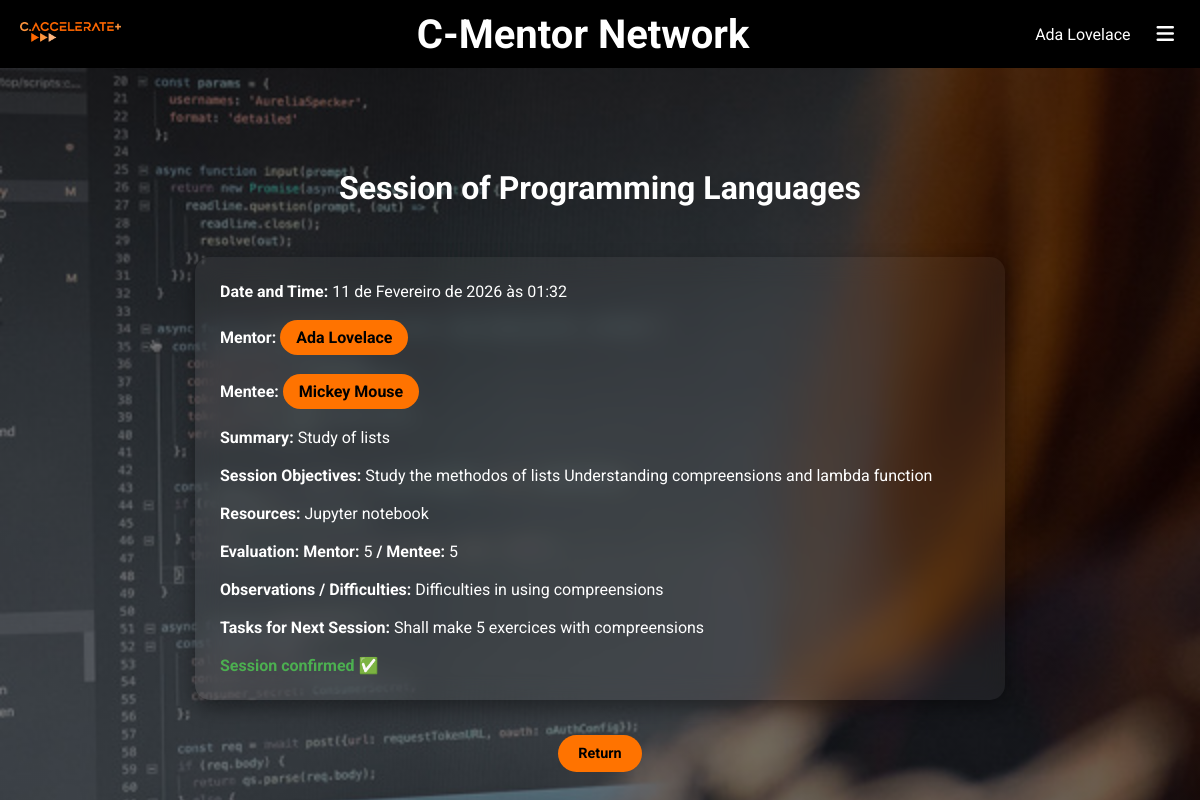
/vermais/41 (signed in), run on an earlier commit of the app's database.
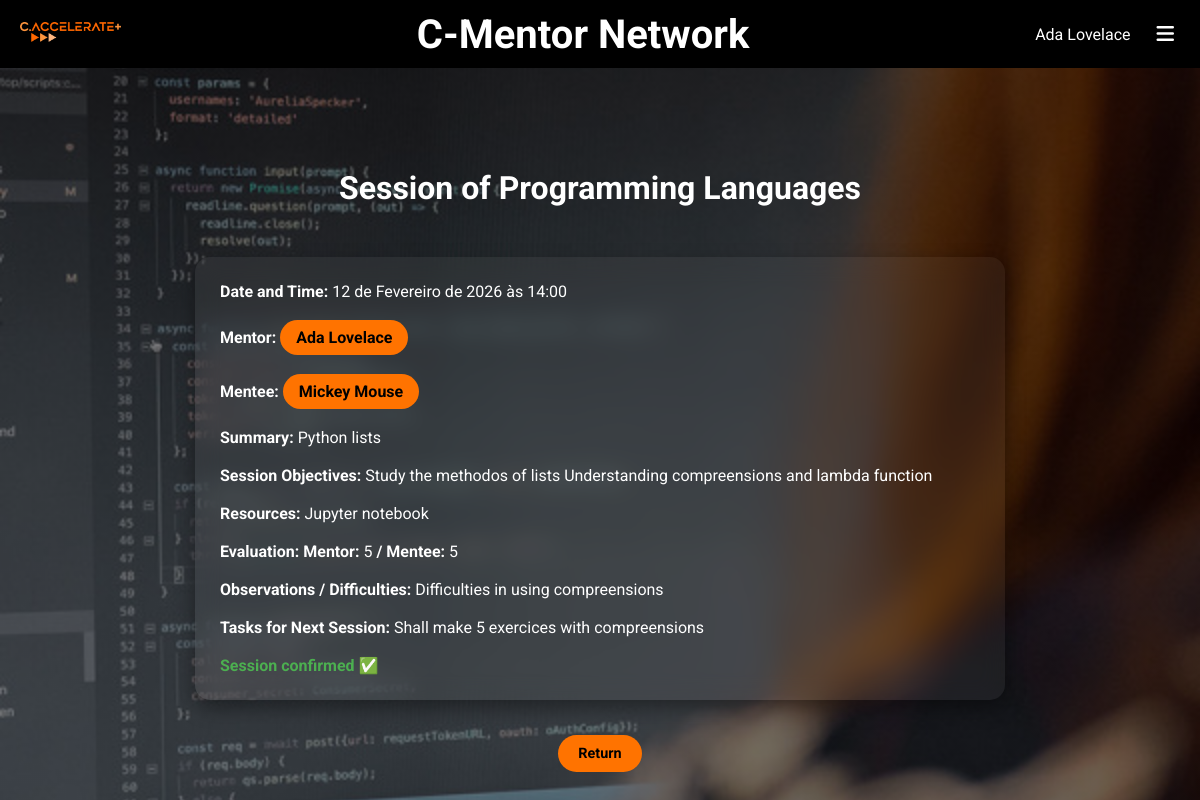
And on a later commit of the database.
### mentoria/models.py (models this page shows, shortened)
class Sessao(models.Model):
    diade = models.ForeignKey(Diade, on_delete=models.CASCADE, related_name='sessoes')
    data = models.DateTimeField()
    sumario = models.CharField(max_length=200)
    objetivo = models.CharField(max_length=200)
    recursos = models.CharField(max_length=200)
    avaliacao_mentor = models.IntegerField(null=True, blank=True, default=1,validators=[
            MaxValueValidator(5),
            MinValueValidator(1)
        ])
    avaliacao_mentorando = models.IntegerField(null=True, blank=True, default=1,validators=[
            MaxValueValidator(5),
            MinValueValidator(1)
        ])
    observacoes = models.CharField(max_length=200)
    planificacao_proxima_sessao = models.CharField(max_length=200)
    confirmado = models.BooleanField(default=False)
    reportado = models.BooleanField(default=False)

class Diade(models.Model):
    ano_lectivo = models.ForeignKey(AnoLectivo, on_delete=models.CASCADE, related_name='diades', default=1)
    mentor =  models.ForeignKey(Mentor, on_delete=models.CASCADE, related_name='diades_mentor')
    mentorando =  models.ForeignKey(Mentorando, on_delete=models.CASCADE, related_name='diades_mentorando')
    ativo = models.BooleanField(null=True, blank=True, default=True)
    data_criacao = models.DateField(auto_now_add=True)

class Mentor(models.Model):
    aluno = models.ForeignKey(Aluno, on_delete=models.CASCADE, related_name='mentorias')
    ano_lectivo = models.ForeignKey(AnoLectivo, on_delete=models.CASCADE, related_name='mentorias')
    disciplina = models.ForeignKey(Disciplina, on_delete=models.CASCADE, related_name='mentorias')
    nota = models.IntegerField(null=True, blank=True, default=None)
    ativo = models.BooleanField(null=True, blank=True, default=True)

class Mentorando(models.Model):
    aluno = models.ForeignKey(Aluno, on_delete=models.CASCADE, related_name='mentorandias')
    ano_lectivo = models.ForeignKey(AnoLectivo, on_delete=models.CASCADE, related_name='mentorandias')
    disciplina = models.ForeignKey(Disciplina, on_delete=models.CASCADE, related_name='mentorandias')
    ativo = models.BooleanField(null=True, blank=True, default=True)

### app/models.py (models this page shows, shortened)
class Disciplina(models.Model):
    nome = models.CharField(max_length=100)
    ano = models.IntegerField(null=True, blank=True)
    semestre = models.IntegerField(null=True, blank=True)
    alunos = models.ManyToManyField(
        Aluno, related_name='disciplinas')
    def __str__(self):
        return self.nome

class Aluno(models.Model):
    ANO_CHOICES = [(1, 1), (2, 2), (3, 3)]
    user = models.OneToOneField(User, on_delete=models.CASCADE, default=None)
    numero = models.CharField(max_length=100)
    curso = models.ForeignKey(
        Curso, on_delete=models.CASCADE, related_name='alunos')
    ano = models.IntegerField(choices=ANO_CHOICES, null=True)
    @property
    def nome_completo(self):
        return self.user.first_name + ' ' + self.user.last_name.split()[-1]
    class Meta:
        ordering = ['user__first_name', 'user__last_name']
    def __str__(self):
        return self.nome_completo

### mentoria/views.py (the view)
# urls.py: path('vermais/<int:sessao_id>', views.vermais_view, name='vermais'),
@login_required
def vermais_view(request, sessao_id):
    ano = AnoLectivo.objects.get(ano='25-26')
    sessao = Sessao.objects.get(id=sessao_id)
    return render(request, 'mentoria/ver_mais.html', {'sessao': sessao, 'ano': ano, 'semestre':semestre})

### mentoria/templatetags/custom_filters.py (called while the page is built)
@register.filter(name='in_group')
def in_group(user, group_name):
    return user.groups.filter(name=group_name).exists()

### mentoria/templates/mentoria/ver_mais.html (shortened to what this page needs)
{% extends "app/base.html" %}
{% block main %}
<main>
<h1>Session of {{ sessao.diade.mentor.disciplina }}</h1>
<div class="disciplina">
    <b>Date and Time:</b> {{ sessao.data }}
    <br><br>
    <b>Mentor:</b>
    <a class="mentor-link" href="{% url 'perfil' sessao.diade.mentor.aluno.id %}" target="_blank">
        {{ sessao.diade.mentor.aluno }}
    </a>
    <br><br>
    <b>Mentee:</b>
    <a class="mentee-link" href="{% url 'perfil' sessao.diade.mentorando.aluno.id %}" target="_blank">
        {{ sessao.diade.mentorando.aluno }}
    </a>
    <br><br>
    <b>Summary:</b> {{ sessao.sumario }}
    <br><br>
    <b>Session Objectives:</b> {{ sessao.objetivo }}
    <br><br>
    <b>Resources:</b> {{ sessao.recursos }}
    <br><br>
    <b>Evaluation:</b> <b>Mentor:</b> {{ sessao.avaliacao_mentor }} <b>/ Mentee:</b> {{ sessao.avaliacao_mentorando }}
    <br><br>
    <b>Observations / Difficulties:</b> {{ sessao.observacoes }}
    <br><br>
    <b>Tasks for Next Session:</b> {{ sessao.planificacao_proxima_sessao }}
    <br><br>
    {% if not sessao.confirmado %}
        <span class="note">Note: Session to be confirmed by the mentee</span>
    {% else %}
        <span class="confirmed">Session confirmed ✅</span>
    {% endif %}
</div>
<a href="{% url 'mentores' %}" class="sessão">Return</a>
</main>
{% endblock main %}

What changed in the data, as far as the page shows it:
changed Sessao "Study the methodos of lists Understanding compreensions and lambda function": data "11 de Fevereiro de 2026 às 01:32" → "12 de Fevereiro de 2026 às 14:00"; sumario "Study of lists" → "Python lists"
